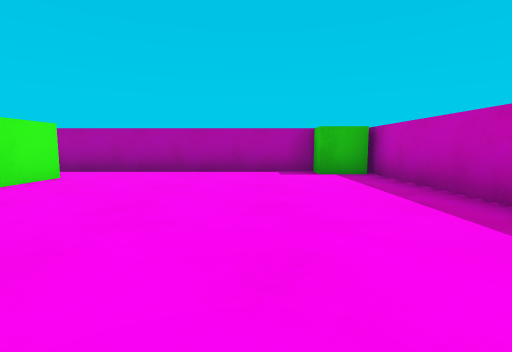
[1] (above)

14 first-person views from a walk through a Unity game level. The camera is 0.58 m above the floor, tilts 6° down and sees 85° across. The floor is counted in squares, 1 m on a side. Each view is taken from the middle of a square. On the plan, view 1 faces up. The plan holds only what a view shows up to about 9 squares ahead; the rest is blank.

[2]
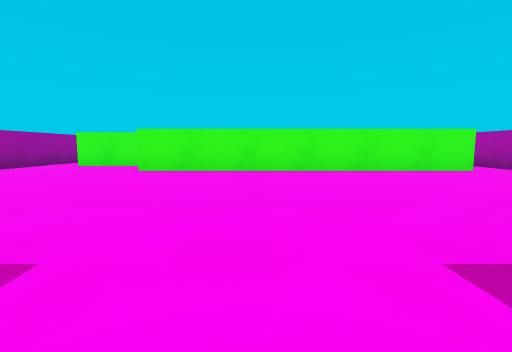

[3]
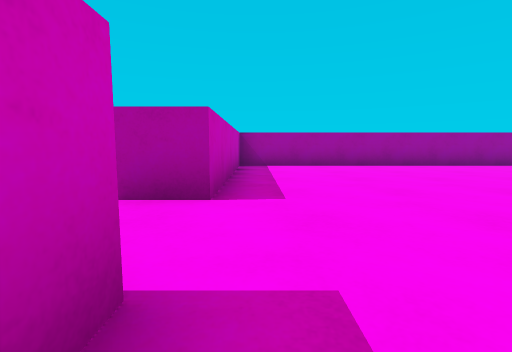

[4]
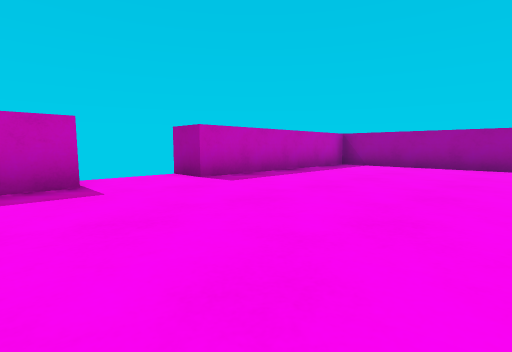

[5]
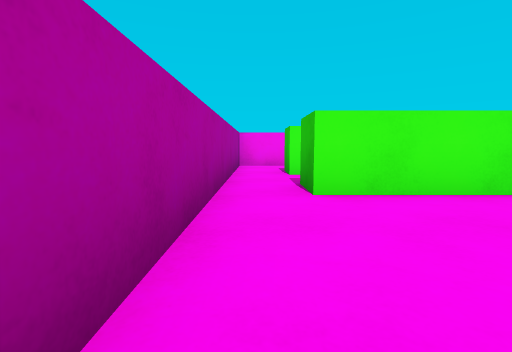

[6]
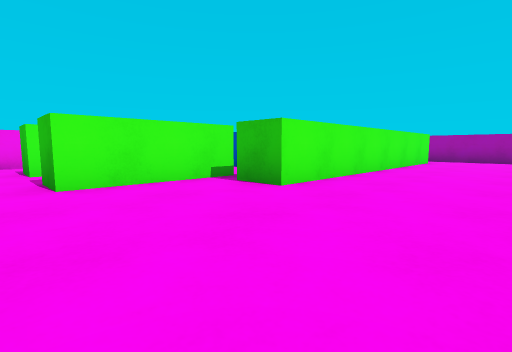

[7]
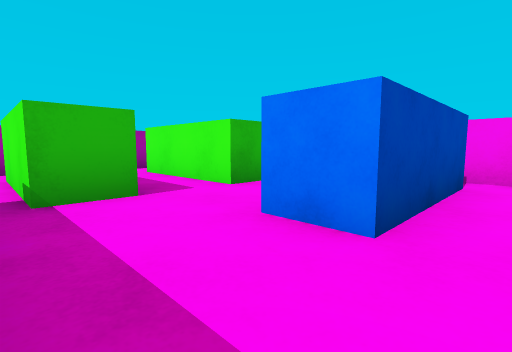

[8]
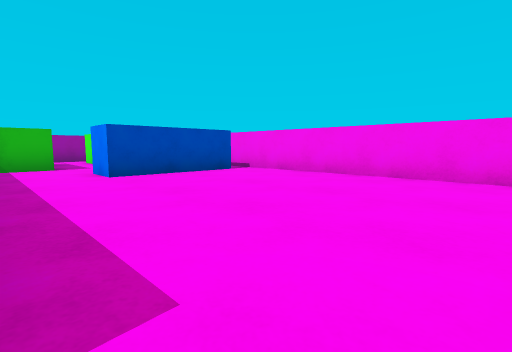

[9]
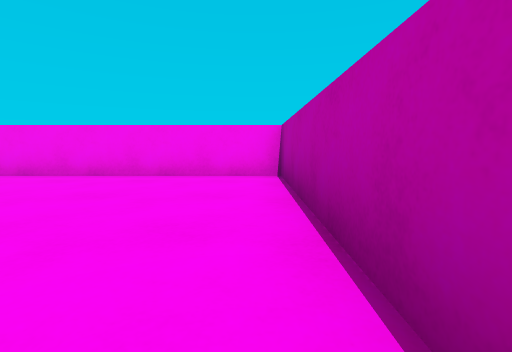

[10]
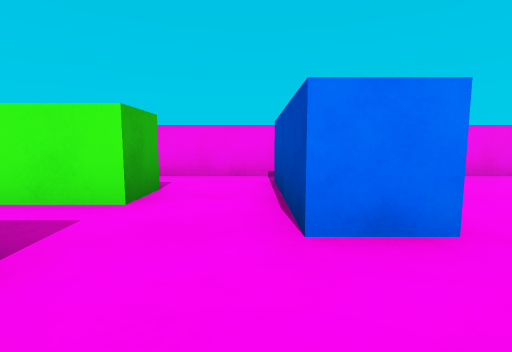

[11]
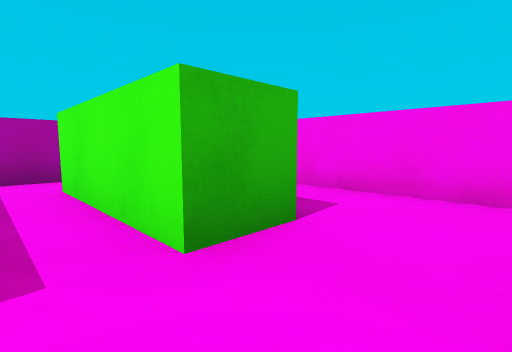

[12]
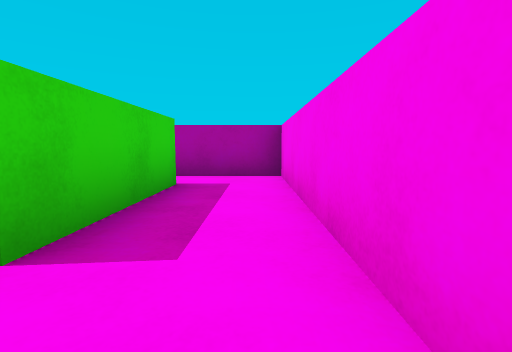

[13]
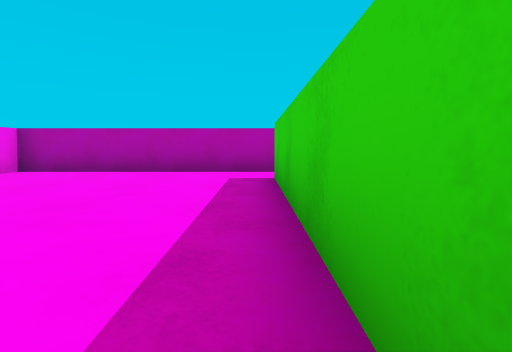

[14]
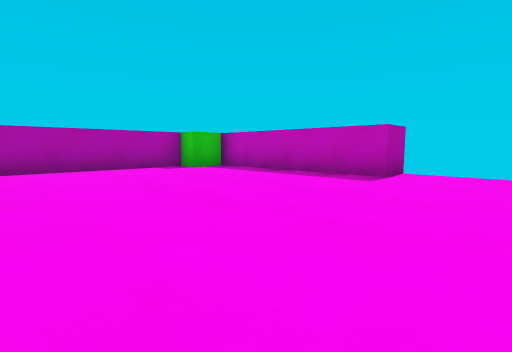

### Floor plan
Points are (right, up) in squares from view 1. A wall is a line through its corners. A room is listed if a view was taken in it or the views show most of it. See-through windows are left out.
Room 1 (views 1, 2, 3, 4, 5, 6, 14)
walls: (3.6, 1) (2.5, 1) (2.5, 6.4); (-5.3, -2.3) (-5.3, -5.3) (-6.4, -5.3); (-3.7, 5.2) (-3.7, -2.8) (-4.8, -2.8); (1.4, 6.5) (-4.6, 6.5); (-6.5, -6.5) (2.5, -6.5) (2.5, -1) (3.5, -1)
ways out: opening at (-4, 6) to room 2; opening at (-6, -6) to room 3; opening at (-5, -3) to room 3
objects: green block (2, 6)
Room 2 (views 7, 8, 9)
walls: (-9.8, 0.3) (-6.8, 0.3); (-4.6, 6.5) (-10.5, 6.5) (-10.5, 0); (-4.7, 0.2) (-4.7, 5.1)
ways out: opening at (-4, 6) to room 1; opening at (-5.5, 0) to room 3; gap at (-10, 0) to room 4
Room 3 (views 10, 11, 13)
walls: (-6.4, -2.3) (-5.3, -2.3); (-8.8, -2.3) (-7.8, -2.3) (-7.8, -5.3) (-8.8, -5.3); (-6.8, 0.3) (-6.8, -0.7) (-9.8, -0.7); (-9.5, -6.5) (-6.5, -6.5)
ways out: opening at (-6, -6) to room 1; opening at (-5, -3) to room 1; opening at (-5.5, 0) to room 2; opening at (-8.5, -6) to room 4; opening at (-8.5, -1.5) to room 4
Room 4 (view 12)
walls: (-8.8, -5.3) (-8.8, -2.3); (-10.5, 0) (-10.5, -6.5) (-9.5, -6.5)
ways out: gap at (-10, 0) to room 2; opening at (-8.5, -6) to room 3; opening at (-8.5, -1.5) to room 3

Where each view was taken, in squares from view 1:
view 1: 0 up, 0 right, facing up
view 2: 0 up, 3 right, facing left
view 3: 2 up, 2 right, facing down
view 4: 2 up, 2 left, facing down-right
view 5: 6 down, 2 left, facing left
view 6: 6 down, 1 left, facing up-left
view 7: 1 up, 5 left, facing down-left
view 8: 6 up, 5 left, facing down-left
view 9: 6 up, 5 left, facing left
view 10: 1 down, 5 left, facing left
view 11: 1 down, 7 left, facing down-left
view 12: 1 down, 10 left, facing down
view 13: 0 up, 5 left, facing up
view 14: 1 down, 3 left, facing up-right
